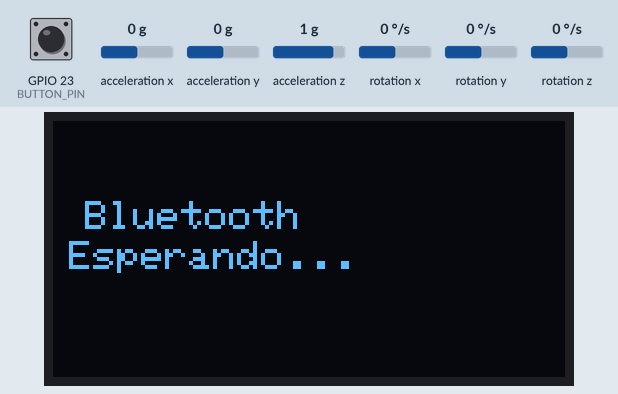
This program was run on a simulated ESP32. Parts: 128×64 one-colour display. Wiring (inferred from the names in the program): MPU-6050 motion sensor at I2C address 0x68. The inputs (shaded band) are chosen by the test bench; at power-on: GPIO 23 (BUTTON_PIN) HIGH, acceleration z 1 g, acceleration x 0 g, acceleration y 0 g, rotation x 0 °/s, rotation y 0 °/s, rotation z 0 °/s. The OLED is the two-colour kind (top 16 rows yellow); nothing arrives over Bluetooth unless stated; a phone connects over Bluetooth LE 3 s after start; what the program prints to the serial monitor is not drawn.

Above: at 1.6 s.
At 5.3 s:
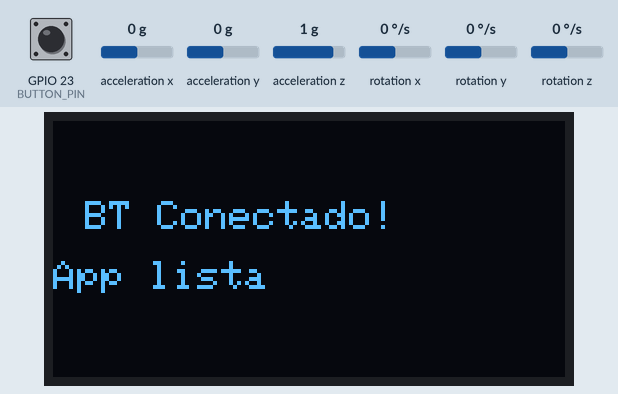
5.4 s: GPIO 23 (BUTTON_PIN) pulled LOW for 0.15 s
At 6.4 s:
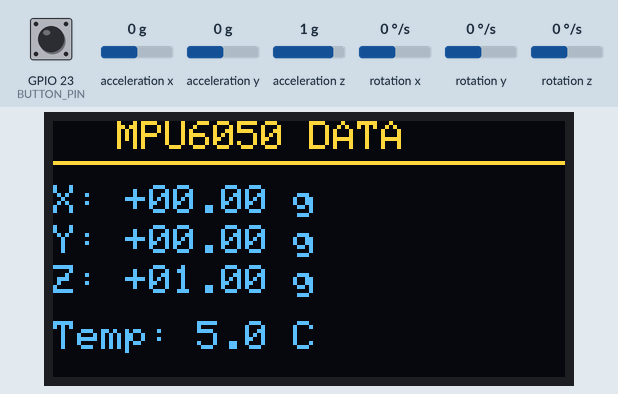
8.5 s: acceleration z set to -1.4 g
At 9.4 s:
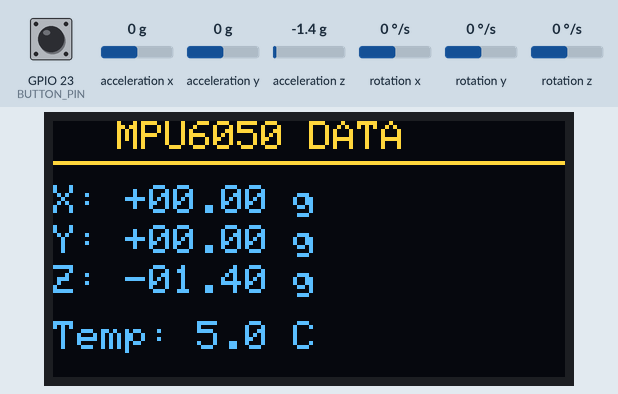
11.5 s: GPIO 23 (BUTTON_PIN) pulled LOW for 1 s
15.5 s: acceleration x set to -1.4 g
At 16.2 s:
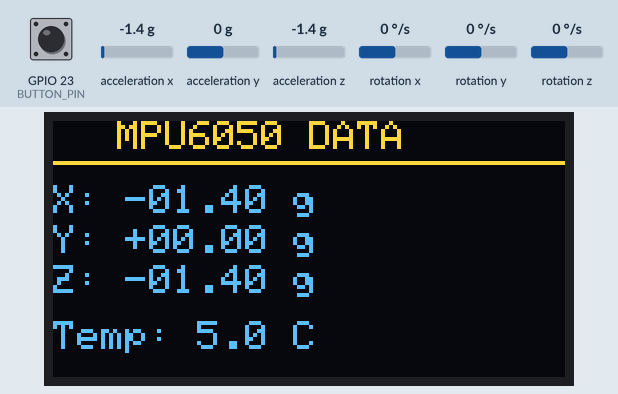
18.0 s: GPIO 23 (BUTTON_PIN) pulled LOW for 3.2 s
Timing chart, 0 to 21.0 s (numbered marks = the images above; inputs shaded):
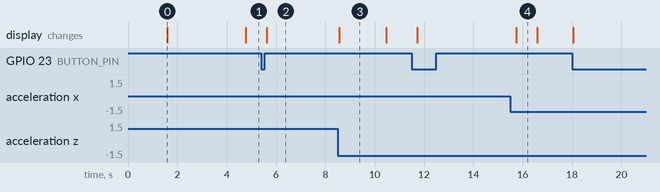

The program:

main.cpp
```cpp
#include <Arduino.h>
#include <Wire.h>
#include "config.h"
#include "mpu.h"
#include "display.h"
#include "ble_smartwatch.h"

MPU mpu;
Display display;
SmartWatchBLE ble;

enum Screen { SCR_OFF, SCR_IMU, SCR_BT };
Screen screen = SCR_BT;

int lastBtn = HIGH;
unsigned long timeout = 0;
unsigned long lastBleNotify = 0;
unsigned long lastScreenUpdate = 0;
unsigned long lastMpuRead = 0;

unsigned long tDiag = 0;

void onCommand(uint8_t cmd) {
    switch (cmd) {
        case CMD_SHOW_IMU:
            screen = SCR_IMU;
            timeout = millis() + 5000;
            break;
        case CMD_SCREEN_OFF:
            screen = SCR_OFF;
            break;
    }
}

void setup() {
    Serial.begin(115200);
    Serial.println("SmartWatch v0.2 BLE");

    Wire.begin(I2C_SDA, I2C_SCL);

    if (!display.begin()) {
        Serial.println("SSD1306 no encontrado");
        while (true) delay(10);
    }

    if (!mpu.begin()) {
        Serial.println("MPU6050 no responde");
        display.btStatus("MPU6050 NO");
        delay(2000);
    }

    pinMode(BUTTON_PIN, INPUT_PULLUP);
    display.splash();
    delay(1500);

    ble.begin();
    ble.onCommand(onCommand);
    display.btStatus("waiting");
}

void loop() {
    unsigned long now = millis();

    if (now - lastMpuRead >= 50) {
        lastMpuRead = now;
        mpu.read();
    }

    int btn = digitalRead(BUTTON_PIN);
    if (lastBtn == HIGH && btn == LOW) {
        Serial.print("Boton PRESIONADO (GPIO");
        Serial.print(BUTTON_PIN);
        Serial.println(")");
        screen = SCR_IMU;
        timeout = millis() + 5000;
    } else if (lastBtn == LOW && btn == HIGH) {
        Serial.println("Boton LIBERADO");
    }
    lastBtn = btn;

    if (now - tDiag >= 3000) {
        tDiag = now;
        Serial.print("GPIO");
        Serial.print(BUTTON_PIN);
        Serial.print(" = ");
        Serial.print(btn);
        Serial.print("  |  az_g = ");
        Serial.println(mpu.az_g, 3);
    }

    if (ble.connected()) {
        if (now - lastBleNotify >= 500) {
            lastBleNotify = now;
            ble.sendIMU(mpu.ax, mpu.ay, mpu.az, mpu.gx, mpu.gy, mpu.gz);
            ble.sendTemp(mpu.celsius);
        }
    }

    if (now - lastScreenUpdate >= 200) {
        lastScreenUpdate = now;

        if (screen == SCR_IMU && now < timeout) {
            display.imuData(mpu.ax_g, mpu.ay_g, mpu.az_g, mpu.celsius);
        } else if (screen == SCR_IMU) {
            screen = ble.connected() ? SCR_BT : SCR_OFF;
        }

        if (screen == SCR_BT) {
            display.btStatus(ble.connected() ? "connected" : "waiting");
        }

        if (screen == SCR_OFF) {
            if (mpu.az_g > 0.85f) {
                screen = SCR_IMU;
                timeout = now + 5000;
            } else {
                display.clear();
            }
        }
    }

    delay(20);
}
```

ble_smartwatch.h
```cpp
#pragma once
#include <Arduino.h>
#include <BLEDevice.h>
#include <BLEUtils.h>
#include <BLEServer.h>
#include <BLE2902.h>
#include <functional>

class SmartWatchBLE {
public:
    void begin();
    void sendIMU(int16_t ax, int16_t ay, int16_t az, int16_t gx, int16_t gy, int16_t gz);
    void sendTemp(float celsius);
    void sendButton(const char* state);
    bool connected();
    void onCommand(std::function<void(uint8_t)> cb);

private:
    BLEServer* server = nullptr;
    BLEService* service = nullptr;
    BLECharacteristic* charIMU = nullptr;
    BLECharacteristic* charTemp = nullptr;
    BLECharacteristic* charButton = nullptr;
    BLECharacteristic* charCommand = nullptr;
    bool deviceConnected = false;
    std::function<void(uint8_t)> cmdCallback;

    class ServerHandler : public BLEServerCallbacks {
    public:
        SmartWatchBLE* parent;
        void onConnect(BLEServer* s) override;
        void onDisconnect(BLEServer* s) override;
    };

    class CommandHandler : public BLECharacteristicCallbacks {
    public:
        SmartWatchBLE* parent;
        void onWrite(BLECharacteristic* c) override;
    };
};
```

display.h
```cpp
#pragma once
#include <Arduino.h>
#include <Adafruit_SSD1306.h>
#include "config.h"

class Display {
public:
    Display();
    bool begin();
    void splash();
    void imuData(float ax, float ay, float az, float temp);
    void btStatus(const char* msg);
    void clear();

private:
    Adafruit_SSD1306* oled;
};
```

mpu.h
```cpp
#pragma once
#include <Arduino.h>

class MPU {
public:
    bool begin();
    void read();

    int16_t ax, ay, az;
    int16_t gx, gy, gz;
    int16_t temp_raw;
    float ax_g, ay_g, az_g;
    float celsius;
};
```

ble_smartwatch.cpp
```cpp
#include "ble_smartwatch.h"
#include "config.h"

void SmartWatchBLE::ServerHandler::onConnect(BLEServer* s) {
    parent->deviceConnected = true;
    Serial.println("[BLE] Cliente conectado");
}

void SmartWatchBLE::ServerHandler::onDisconnect(BLEServer* s) {
    parent->deviceConnected = false;
    Serial.println("[BLE] Cliente desconectado");
    BLEDevice::startAdvertising();
}

void SmartWatchBLE::CommandHandler::onWrite(BLECharacteristic* c) {
    std::string value = c->getValue();
    if (value.length() > 0 && parent->cmdCallback) {
        parent->cmdCallback((uint8_t)value[0]);
    }
}

void SmartWatchBLE::begin() {
    BLEDevice::init(BLE_DEVICE_NAME);

    server = BLEDevice::createServer();
    ServerHandler* sh = new ServerHandler();
    sh->parent = this;
    server->setCallbacks(sh);

    service = server->createService(SERVICE_UUID);

    charIMU = service->createCharacteristic(
        CHAR_IMU_UUID,
        BLECharacteristic::PROPERTY_READ | BLECharacteristic::PROPERTY_NOTIFY
    );
    charIMU->addDescriptor(new BLE2902());

    charTemp = service->createCharacteristic(
        CHAR_TEMP_UUID,
        BLECharacteristic::PROPERTY_READ | BLECharacteristic::PROPERTY_NOTIFY
    );
    charTemp->addDescriptor(new BLE2902());

    charButton = service->createCharacteristic(
        CHAR_BUTTON_UUID,
        BLECharacteristic::PROPERTY_READ | BLECharacteristic::PROPERTY_NOTIFY
    );
    charButton->addDescriptor(new BLE2902());

    charCommand = service->createCharacteristic(
        CHAR_COMMAND_UUID,
        BLECharacteristic::PROPERTY_WRITE | BLECharacteristic::PROPERTY_WRITE_NR
    );
    CommandHandler* ch = new CommandHandler();
    ch->parent = this;
    charCommand->setCallbacks(ch);

    service->start();

    BLEAdvertising* adv = BLEDevice::getAdvertising();
    adv->addServiceUUID(SERVICE_UUID);
    adv->setScanResponse(true);
    adv->setMinPreferred(0x06);
    adv->setMaxPreferred(0x12);
    BLEDevice::startAdvertising();

    Serial.printf("[BLE] Servicio iniciado: %s\n", BLE_DEVICE_NAME);
}

void SmartWatchBLE::sendIMU(int16_t ax, int16_t ay, int16_t az,
                            int16_t gx, int16_t gy, int16_t gz) {
    if (!deviceConnected) return;
    char buf[48];
    snprintf(buf, sizeof(buf), "%d,%d,%d,%d,%d,%d", ax, ay, az, gx, gy, gz);
    charIMU->setValue(buf);
    charIMU->notify();
}

void SmartWatchBLE::sendTemp(float celsius) {
    if (!deviceConnected) return;
    char buf[8];
    snprintf(buf, sizeof(buf), "%.2f", celsius);
    charTemp->setValue(buf);
    charTemp->notify();
}

void SmartWatchBLE::sendButton(const char* state) {
    if (!deviceConnected) return;
    charButton->setValue(state);
    charButton->notify();
}

bool SmartWatchBLE::connected() {
    return deviceConnected;
}

void SmartWatchBLE::onCommand(std::function<void(uint8_t)> cb) {
    cmdCallback = cb;
}
```

display.cpp
```cpp
#include <Arduino.h>
#include "config.h"
#include "display.h"

Display::Display() {
    oled = new Adafruit_SSD1306(SCREEN_WIDTH, SCREEN_HEIGHT, &Wire, -1);
}

bool Display::begin() {
    return oled->begin(SSD1306_SWITCHCAPVCC, OLED_ADDR);
}

void Display::splash() {
    oled->clearDisplay();
    oled->setTextSize(1);
    oled->setTextColor(SSD1306_WHITE);
    oled->setCursor(16, 20);
    oled->println("SmartWatch");
    oled->setCursor(28, 35);
    oled->println("v0.2 BLE");
    oled->display();
}

void Display::imuData(float ax, float ay, float az, float temp) {
    oled->clearDisplay();

    oled->setCursor(16, 0);
    oled->println("MPU6050 DATA");
    oled->drawFastHLine(0, 10, SCREEN_WIDTH, SSD1306_WHITE);

    char buf[20];
    oled->setCursor(0, 16);
    snprintf(buf, sizeof(buf), "X: %+06.2f g", ax);
    oled->println(buf);

    oled->setCursor(0, 26);
    snprintf(buf, sizeof(buf), "Y: %+06.2f g", ay);
    oled->println(buf);

    oled->setCursor(0, 36);
    snprintf(buf, sizeof(buf), "Z: %+06.2f g", az);
    oled->println(buf);

    oled->setCursor(0, 50);
    oled->print("Temp: ");
    oled->print(temp, 1);
    oled->print(" C");
    oled->display();
}

void Display::btStatus(const char* msg) {
    oled->clearDisplay();
    oled->setTextSize(1);
    oled->setTextColor(SSD1306_WHITE);

    if (strcmp(msg, "waiting") == 0) {
        oled->setCursor(8, 20);
        oled->println("Bluetooth");
        oled->setCursor(4, 30);
        oled->println("Esperando...");
    } else if (strcmp(msg, "connected") == 0) {
        oled->setCursor(8, 20);
        oled->println("BT Conectado!");
        oled->setCursor(0, 35);
        oled->println("App lista");
    } else {
        oled->setCursor(0, 0);
        oled->println(msg);
    }
    oled->display();
}

void Display::clear() {
    oled->clearDisplay();
    oled->display();
}
```

mpu.cpp
```cpp
#include <Arduino.h>
#include <Wire.h>
#include "config.h"
#include "mpu.h"

bool MPU::begin() {
    Wire.beginTransmission(MPU_ADDR);
    Wire.write(0x6B);
    Wire.write(0);
    return Wire.endTransmission(true) == 0;
}

void MPU::read() {
    Wire.beginTransmission(MPU_ADDR);
    Wire.write(0x3B);
    if (Wire.endTransmission(false) != 0) {
        Wire.end();
        Wire.begin(I2C_SDA, I2C_SCL);
        return;
    }

    uint8_t count = Wire.requestFrom((uint8_t)MPU_ADDR, (size_t)14, true);
    if (count < 14) {
        Wire.end();
        Wire.begin(I2C_SDA, I2C_SCL);
        return;
    }

    ax = Wire.read() << 8 | Wire.read();
    ay = Wire.read() << 8 | Wire.read();
    az = Wire.read() << 8 | Wire.read();
    temp_raw = Wire.read() << 8 | Wire.read();
    gx = Wire.read() << 8 | Wire.read();
    gy = Wire.read() << 8 | Wire.read();
    gz = Wire.read() << 8 | Wire.read();

    ax_g = ax / 16384.0f;
    ay_g = ay / 16384.0f;
    az_g = az / 16384.0f;
    celsius = (temp_raw / 340.0f) + 17.5f;
}
```

config.h
```cpp
#pragma once

#define SCREEN_WIDTH 128
#define SCREEN_HEIGHT 64

#define I2C_SDA 21
#define I2C_SCL 22

#define MPU_ADDR 0x68
#define OLED_ADDR 0x3C

#define BUTTON_PIN 23

#define BLE_DEVICE_NAME "SmartWatch-Pro"

#define SERVICE_UUID        "4fafc201-1fb5-459e-8fcc-c5c9c331914b"
#define CHAR_IMU_UUID       "beb5483e-36e1-4688-b7f5-ea07361b26a8"
#define CHAR_TEMP_UUID      "beb5483e-36e1-4688-b7f5-ea07361b26a9"
#define CHAR_BUTTON_UUID    "beb5483e-36e1-4688-b7f5-ea07361b26aa"
#define CHAR_COMMAND_UUID   "beb5483e-36e1-4688-b7f5-ea07361b26ab"

#define CMD_SHOW_TIME   0x01
#define CMD_SHOW_IMU    0x02
#define CMD_SCREEN_OFF  0x03
#define CMD_VIBRATE     0x04
```

Measured:
- after the input at 5.4 s, the display: changes after 0.22 s (image 2)
- after the input at 8.5 s, the display: changes after 0.07 s (image 3)
- after the input at 15.5 s, the display: changes after 0.24 s (image 4)
- what the display in image 0 shows lasts 3.2 s, from 1.6 s to 4.8 s
- what the display in image 3 shows lasts 1.9 s, from 8.6 s to 10.5 s
- what the display in image 4 shows lasts 0.9 s, from 15.7 s to 16.6 s
